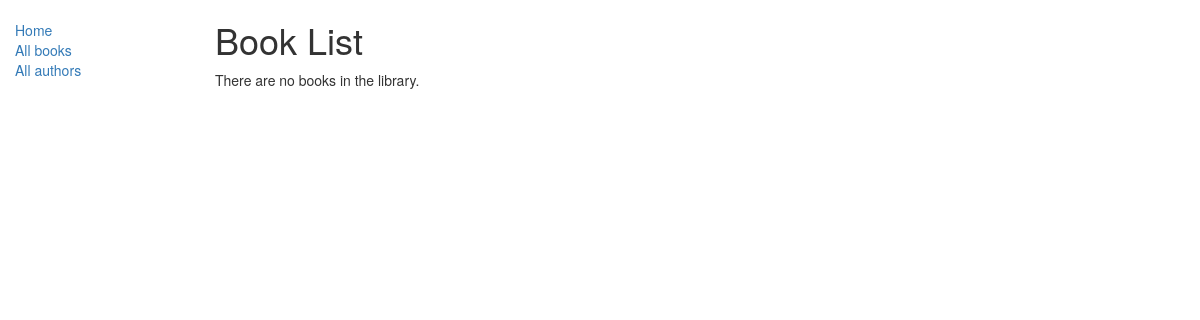
Before: /catalog/books/ with the older database file.
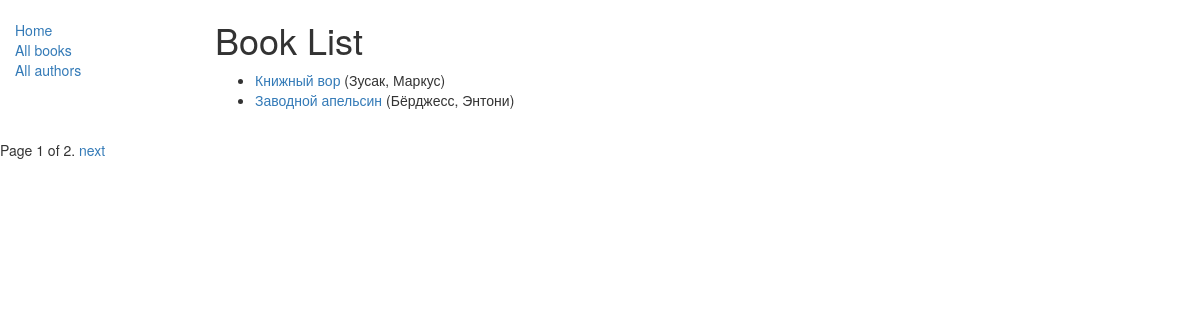
After: the same page with the newer database file.
### catalog/models.py (models this page shows, shortened)
class Book(models.Model):
    title = models.CharField(max_length=200)
    author = models.ForeignKey('Author', on_delete=models.SET_NULL, null=True)
    summary = models.TextField(max_length=1000, help_text="Enter a brief description of the book")
    isbn = models.CharField('ISBN',max_length=13, help_text='13 Character <a href="https://www.isbn-international.org/content/what-isbn">ISBN number</a>')
    genre = models.ManyToManyField(Genre, help_text="Select a genre for this book")
    def get_absolute_url(self):
        return reverse('book-detail', args=[str(self.id)])
    def display_genre(self):
        """
        Creates a string for the Genre. This is required to display genre in Admin.
        """
        return ', '.join([ genre.name for genre in self.genre.all()[:3] ])
    display_genre.short_description = 'Genre'

class Author(models.Model):
    first_name = models.CharField(max_length=100)
    last_name = models.CharField(max_length=100)
    date_of_birth = models.DateField(null=True, blank=True)
    date_of_death = models.DateField('Died', null=True, blank=True)
    def __str__(self):
        return '%s, %s' % (self.last_name, self.first_name)

### catalog/views.py (the view)
# urls.py: path('books/', views.BookListView.as_view(), name='books'),
class BookListView(generic.ListView):
    model = Book
    paginate_by = 2

### catalog/templates/catalog/book_list.html
{% extends "base_generic.html" %}
{% block content %}
    <h1>Book List</h1>
    {% if book_list %}
    <ul>
      {% for book in book_list %}
      <li>
        <a href="{{ book.get_absolute_url }}">{{ book.title }}</a> ({{book.author}})
      </li>
      {% endfor %}
    </ul>
    {% else %}
      <p>There are no books in the library.</p>
    {% endif %}
{% endblock %}

### catalog/templates/base_generic.html (shortened to what this page needs)
<!doctype html>
<html lang="en">
  <head>
    <link
      rel="stylesheet"
      href="https://maxcdn.bootstrapcdn.com/bootstrap/3.3.7/css/bootstrap.min.css" />
    {% load static %}
    <link rel="stylesheet" href="{% static 'css/styles.css' %}" />
  </head>
  <body>
    <div class="container-fluid">
      <div class="row">
        <div class="col-sm-2">
          {% block sidebar %}
            <ul class="sidebar-nav">
              <li><a href="{% url 'index' %}">Home</a></li>
              <li><a href="{% url 'books' %}">All books</a></li>
              <li><a href="{% url 'authors' %}">All authors</a></li>
            </ul>
          {% endblock %}
        </div>
        <div class="col-sm-10 ">{% block content %}{% endblock %}</div>
        {% block pagination %}
  {% if is_paginated %}
    <div class="pagination">
      <span class="page-links">
        <span class="page-current">
          Page {{ page_obj.number }} of {{ page_obj.paginator.num_pages }}.
        </span>
        {% if page_obj.has_next %}
          <a href="{{ request.path }}?page={{ page_obj.next_page_number }}">next</a>
        {% endif %}
      </span>
    </div>
  {% endif %}
{% endblock %}
      </div>
    </div>
  </body>
</html>

### catalog/static/css/styles.css (style rules this page uses)
.sidebar-nav { margin-top: 20px; padding: 0; list-style: none; }

Changed rows visible on the page:
added Book: title "Книжный вор", author "Зусак, Маркус"
added Book: title "Заводной апельсин", author "Бёрджесс, Энтони"
Other visible differences:
{{ page_obj.number }}: (not shown) → "1"
{{ page_obj.paginator.num_pages }}: (not shown) → "2"
text no longer shown: "There are no books in the library."
text now shown: "Page of . next"
